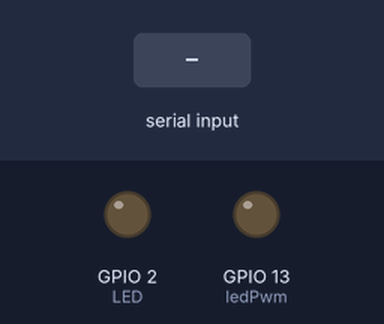
This program was run on a simulated ESP32. Parts: output pins drawn as LEDs (lit = HIGH). Inputs (shaded band) come from the test bench. Nothing arrives over Bluetooth unless stated.

Above: at 1.2 s.
1.3 s: "B90\n" received over the second serial link
At 2.7 s:
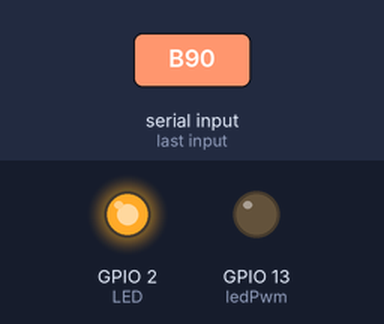
3.8 s: "S90\n" received over the second serial link
At 5.8 s:
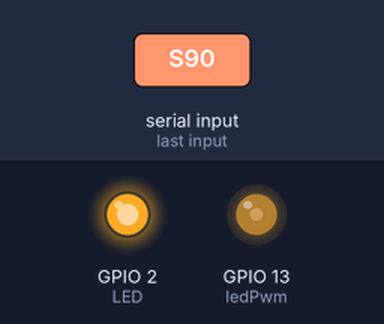
6.3 s: "B,45\n" received over the second serial link
At 7.6 s:
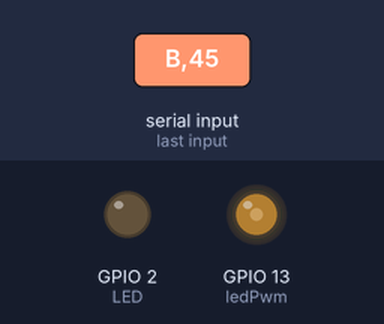
8.8 s: "B" received over the second serial link
At 10.8 s:
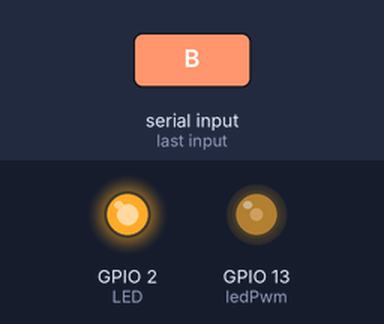
Timing chart, 0 to 12.3 s (numbered marks = the images above; inputs shaded):
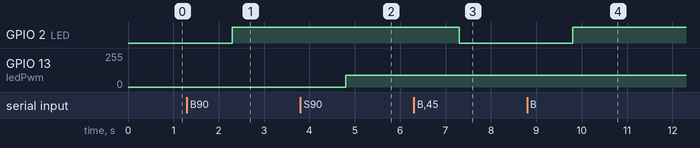

The program:

main.cpp
```cpp
#include <Arduino.h>
#include "BluetoothSerial.h"

#if !defined(CONFIG_BT_ENABLED) || !defined(CONFIG_BLUEDROID_ENABLED)
#error Bluetooth is not enabled! Please run make menuconfig to and enable it
#endif

BluetoothSerial BT;

const int LED = 2, ledPwm = 13;
int value;

void setup(){
  Serial.begin(115200);
  BT.begin("ESP32test");
  pinMode(LED, OUTPUT);
  pinMode(ledPwm, OUTPUT);
}

void loop(){
  if (BT.available()){
    String incoming = BT.readString();
    char type = incoming[0];
    switch (type){
    case 'B':
      digitalWrite(LED, !digitalRead(LED));
      break;
    case 'S':
      value = incoming.substring(1, sizeof(incoming) - 1).toInt();
      analogWrite(ledPwm, value);
      break;
    /*
    case 'D':
      int lecturaPot = analogRead(pot);
      int temp = map(lecturaPot, 0, 4095, -20, 120);
      BT.write(temp);
      break;
   */
    default:
      break;
    }
  }
}
```

Measured:
- after the input at 1.3 s, GPIO 2 (LED): LOW → HIGH after 1.0 s
- after the input at 3.8 s, GPIO 13 (ledPwm): 0/255 → 90/255 after 1.0 s
- after the input at 6.3 s, GPIO 2 (LED): HIGH → LOW after 1.0 s
- after the input at 8.8 s, GPIO 2 (LED): LOW → HIGH after 1.0 s
